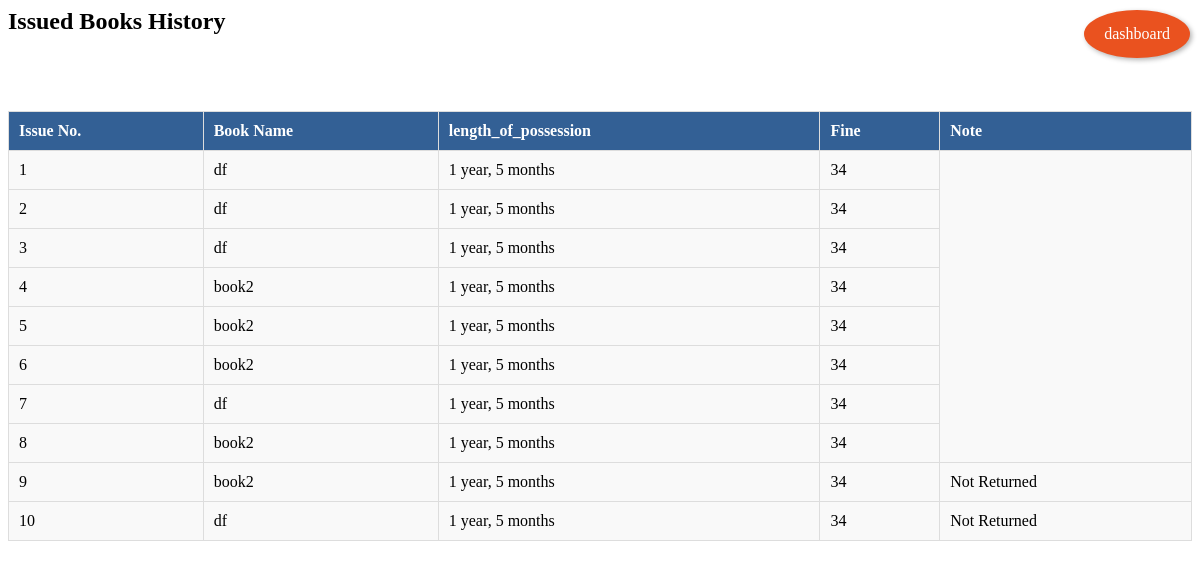
Page /issued_books/ (signed in) on the earlier database version.
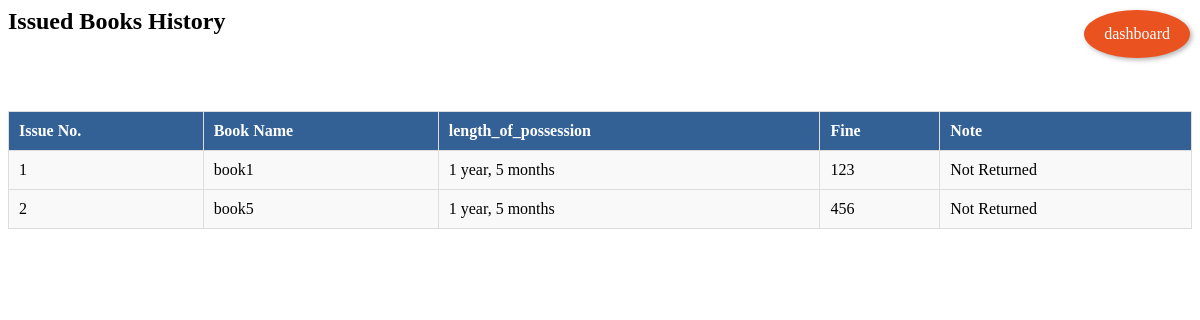
Same page on the later database version.
### Home/models.py (models this page shows, shortened)
class Issued(models.Model):
    Issue_No = models.AutoField(primary_key=True)
    user = models.ForeignKey(User, on_delete=models.CASCADE, null=True, blank=True)
    book = models.ForeignKey(Books, on_delete=models.CASCADE)
    days = models.PositiveIntegerField(default=10)
    submit = models.BooleanField(default=False)
    create = models.DateTimeField(auto_now_add=True)
    class Meta:
        ordering = ['user']

class Books(models.Model):
    Bid = models.AutoField(primary_key=True)
    book_name = models.CharField(max_length=200, null=False)
    quantity = models.PositiveIntegerField()
    author = models.TextField(default='anonymous', null=False)
    genre = models.TextField(null=True, default='unknown')
    fine = models.PositiveSmallIntegerField(null=False, default=50)
    available_quantity = models.PositiveIntegerField(default=0)

### Home/views.py (the view)
# urls.py: path('issued_books/', IssuedList.as_view(), name='issued_books'),
@login_required
def issued_books(request: HttpRequest) -> HttpResponse:
    issued_books = Issued.objects.select_related('book').filter(user=request.user)
    return render(request, 'user/issued_books.html', {'issued_books': issued_books})

### templates/user/issued_books.html (shortened to what this page needs)
{% block content %}
<h2>Issued Books History</h2>
<a class="floating-button" href="{% url 'dashboard' %}">dashboard</a><br><br>
{% if issued_books %}
<table border = "1">
  <thead>
    <tr>
      <th>Issue No.</th>
      <th>Book Name</th>
      <th>length_of_possession</th>
      <th>Fine</th>
      <th>Note</th>
    </tr>
  </thead>
  <tbody>
    {% for issued_book in issued_books %}
      <tr>
        <td>{{ issued_book.Issue_No }}</td>
        <td>{{ issued_book.book.book_name }}</td>
        <td>{{ issued_book.create|timesince }}</td>
        <td>{{ issued_book.book.fine }}</td>
        {%if issued_book.submit == False %}
        <td>Not Returned</td>
        {%endif%}
      </tr>
    {% endfor %}
  </tbody>
</table>
{% else %}
  <p>No Issued Books</p>
{% endif %}
{% endblock %}

Differences in the rows shown:
removed Issued: Issue_No "3", book.book_name "df", create "1 year, 5 months", book.fine "34"
removed Issued: Issue_No "4", book.book_name "book2", create "1 year, 5 months", book.fine "34"
removed Issued: Issue_No "5", book.book_name "book2", create "1 year, 5 months", book.fine "34"
removed Issued: Issue_No "6", book.book_name "book2", create "1 year, 5 months", book.fine "34"
removed Issued: Issue_No "7", book.book_name "df", create "1 year, 5 months", book.fine "34"
removed Issued: Issue_No "8", book.book_name "book2", create "1 year, 5 months", book.fine "34"
removed Issued: Issue_No "9", book.book_name "book2", create "1 year, 5 months", book.fine "34", submit "Not Returned"
removed Issued: Issue_No "10", book.book_name "df", create "1 year, 5 months", book.fine "34", submit "Not Returned"
changed Issued id 1: book.book_name "df" → "book1"; book.fine "34" → "123"; now shows "Not Returned"
changed Issued id 2: book.book_name "df" → "book5"; book.fine "34" → "456"; now shows "Not Returned"
